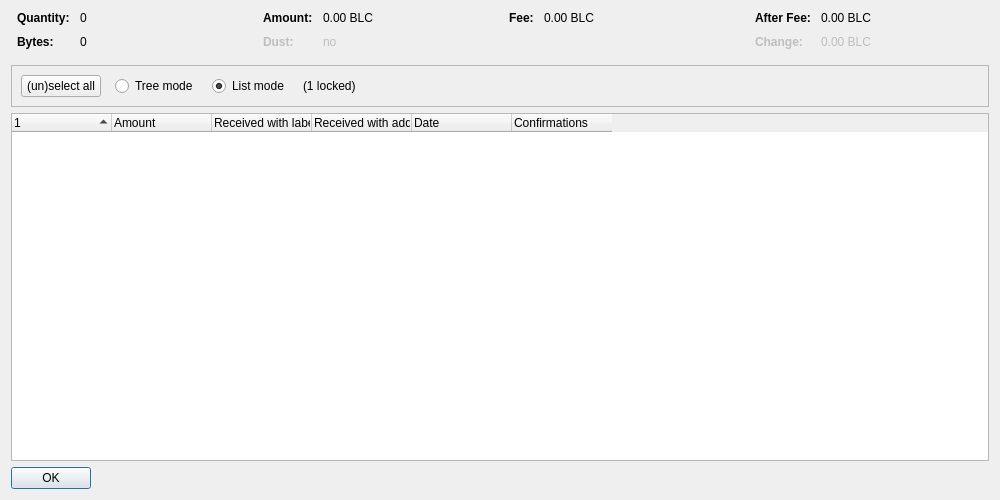
<?xml version="1.0" encoding="UTF-8"?>
<ui version="4.0">
 <class>CoinControlDialog</class>
 <widget class="QDialog" name="CoinControlDialog">
  <property name="geometry">
   <rect>
    <x>0</x>
    <y>0</y>
    <width>1000</width>
    <height>500</height>
   </rect>
  </property>
  <property name="windowTitle">
   <string>Coin Selection</string>
  </property>
  <layout class="QVBoxLayout" name="verticalLayout">
   <item>
    <layout class="QHBoxLayout" name="horizontalLayoutTop" stretch="0,0,0,0">
     <property name="topMargin">
      <number>0</number>
     </property>
     <property name="bottomMargin">
      <number>10</number>
     </property>
     <item>
      <layout class="QFormLayout" name="formLayoutCoinControl1">
       <property name="horizontalSpacing">
        <number>10</number>
       </property>
       <property name="verticalSpacing">
        <number>10</number>
       </property>
       <property name="leftMargin">
        <number>6</number>
       </property>
       <property name="rightMargin">
        <number>6</number>
       </property>
       <item row="0" column="0">
        <widget class="QLabel" name="labelCoinControlQuantityText">
         <property name="font">
          <font>
           <weight>75</weight>
           <bold>true</bold>
          </font>
         </property>
         <property name="text">
          <string>Quantity:</string>
         </property>
        </widget>
       </item>
       <item row="0" column="1">
        <widget class="QLabel" name="labelCoinControlQuantity">
         <property name="cursor">
          <cursorShape>IBeamCursor</cursorShape>
         </property>
         <property name="contextMenuPolicy">
          <enum>Qt::ActionsContextMenu</enum>
         </property>
         <property name="text">
          <string notr="true">0</string>
         </property>
         <property name="textInteractionFlags">
          <set>Qt::LinksAccessibleByMouse|Qt::TextSelectableByKeyboard|Qt::TextSelectableByMouse</set>
         </property>
        </widget>
       </item>
       <item row="1" column="0">
        <widget class="QLabel" name="labelCoinControlBytesText">
         <property name="font">
          <font>
           <weight>75</weight>
           <bold>true</bold>
          </font>
         </property>
         <property name="text">
          <string>Bytes:</string>
         </property>
        </widget>
       </item>
       <item row="1" column="1">
        <widget class="QLabel" name="labelCoinControlBytes">
         <property name="cursor">
          <cursorShape>IBeamCursor</cursorShape>
         </property>
         <property name="contextMenuPolicy">
          <enum>Qt::ActionsContextMenu</enum>
         </property>
         <property name="text">
          <string notr="true">0</string>
         </property>
         <property name="textInteractionFlags">
          <set>Qt::LinksAccessibleByMouse|Qt::TextSelectableByKeyboard|Qt::TextSelectableByMouse</set>
         </property>
        </widget>
       </item>
      </layout>
     </item>
     <item>
      <layout class="QFormLayout" name="formLayoutCoinControl2">
       <property name="horizontalSpacing">
        <number>10</number>
       </property>
       <property name="verticalSpacing">
        <number>10</number>
       </property>
       <property name="leftMargin">
        <number>6</number>
       </property>
       <property name="rightMargin">
        <number>6</number>
       </property>
       <item row="0" column="0">
        <widget class="QLabel" name="labelCoinControlAmountText">
         <property name="font">
          <font>
           <weight>75</weight>
           <bold>true</bold>
          </font>
         </property>
         <property name="text">
          <string>Amount:</string>
         </property>
        </widget>
       </item>
       <item row="0" column="1">
        <widget class="QLabel" name="labelCoinControlAmount">
         <property name="cursor">
          <cursorShape>IBeamCursor</cursorShape>
         </property>
         <property name="contextMenuPolicy">
          <enum>Qt::ActionsContextMenu</enum>
         </property>
         <property name="text">
          <string notr="true">0.00 BLC</string>
         </property>
         <property name="textInteractionFlags">
          <set>Qt::LinksAccessibleByMouse|Qt::TextSelectableByKeyboard|Qt::TextSelectableByMouse</set>
         </property>
        </widget>
       </item>
       <item row="1" column="0">
        <widget class="QLabel" name="labelCoinControlLowOutputText">
         <property name="enabled">
          <bool>false</bool>
         </property>
         <property name="font">
          <font>
           <weight>75</weight>
           <bold>true</bold>
          </font>
         </property>
         <property name="text">
          <string>Dust:</string>
         </property>
        </widget>
       </item>
       <item row="1" column="1">
        <widget class="QLabel" name="labelCoinControlLowOutput">
         <property name="enabled">
          <bool>false</bool>
         </property>
         <property name="cursor">
          <cursorShape>IBeamCursor</cursorShape>
         </property>
         <property name="contextMenuPolicy">
          <enum>Qt::ActionsContextMenu</enum>
         </property>
         <property name="text">
          <string notr="true">no</string>
         </property>
         <property name="textInteractionFlags">
          <set>Qt::LinksAccessibleByMouse|Qt::TextSelectableByKeyboard|Qt::TextSelectableByMouse</set>
         </property>
        </widget>
       </item>
      </layout>
     </item>
     <item>
      <layout class="QFormLayout" name="formLayoutCoinControl3">
       <property name="horizontalSpacing">
        <number>10</number>
       </property>
       <property name="verticalSpacing">
        <number>10</number>
       </property>
       <property name="leftMargin">
        <number>6</number>
       </property>
       <property name="rightMargin">
        <number>6</number>
       </property>
       <item row="0" column="0">
        <widget class="QLabel" name="labelCoinControlFeeText">
         <property name="font">
          <font>
           <weight>75</weight>
           <bold>true</bold>
          </font>
         </property>
         <property name="text">
          <string>Fee:</string>
         </property>
        </widget>
       </item>
       <item row="0" column="1">
        <widget class="QLabel" name="labelCoinControlFee">
         <property name="cursor">
          <cursorShape>IBeamCursor</cursorShape>
         </property>
         <property name="contextMenuPolicy">
          <enum>Qt::ActionsContextMenu</enum>
         </property>
         <property name="text">
          <string notr="true">0.00 BLC</string>
         </property>
         <property name="textInteractionFlags">
          <set>Qt::LinksAccessibleByMouse|Qt::TextSelectableByKeyboard|Qt::TextSelectableByMouse</set>
         </property>
        </widget>
       </item>
      </layout>
     </item>
     <item>
      <layout class="QFormLayout" name="formLayoutCoinControl4">
       <property name="horizontalSpacing">
        <number>10</number>
       </property>
       <property name="verticalSpacing">
        <number>10</number>
       </property>
       <property name="leftMargin">
        <number>6</number>
       </property>
       <property name="rightMargin">
        <number>6</number>
       </property>
       <item row="0" column="0">
        <widget class="QLabel" name="labelCoinControlAfterFeeText">
         <property name="font">
          <font>
           <weight>75</weight>
           <bold>true</bold>
          </font>
         </property>
         <property name="text">
          <string>After Fee:</string>
         </property>
        </widget>
       </item>
       <item row="0" column="1">
        <widget class="QLabel" name="labelCoinControlAfterFee">
         <property name="cursor">
          <cursorShape>IBeamCursor</cursorShape>
         </property>
         <property name="contextMenuPolicy">
          <enum>Qt::ActionsContextMenu</enum>
         </property>
         <property name="text">
          <string notr="true">0.00 BLC</string>
         </property>
         <property name="textInteractionFlags">
          <set>Qt::LinksAccessibleByMouse|Qt::TextSelectableByKeyboard|Qt::TextSelectableByMouse</set>
         </property>
        </widget>
       </item>
       <item row="1" column="0">
        <widget class="QLabel" name="labelCoinControlChangeText">
         <property name="enabled">
          <bool>false</bool>
         </property>
         <property name="font">
          <font>
           <weight>75</weight>
           <bold>true</bold>
          </font>
         </property>
         <property name="text">
          <string>Change:</string>
         </property>
        </widget>
       </item>
       <item row="1" column="1">
        <widget class="QLabel" name="labelCoinControlChange">
         <property name="enabled">
          <bool>false</bool>
         </property>
         <property name="cursor">
          <cursorShape>IBeamCursor</cursorShape>
         </property>
         <property name="contextMenuPolicy">
          <enum>Qt::ActionsContextMenu</enum>
         </property>
         <property name="text">
          <string notr="true">0.00 BLC</string>
         </property>
         <property name="textInteractionFlags">
          <set>Qt::LinksAccessibleByMouse|Qt::TextSelectableByKeyboard|Qt::TextSelectableByMouse</set>
         </property>
        </widget>
       </item>
      </layout>
     </item>
    </layout>
   </item>
   <item>
    <widget class="QFrame" name="frame">
     <property name="minimumSize">
      <size>
       <width>0</width>
       <height>40</height>
      </size>
     </property>
     <property name="frameShape">
      <enum>QFrame::StyledPanel</enum>
     </property>
     <property name="frameShadow">
      <enum>QFrame::Sunken</enum>
     </property>
     <layout class="QHBoxLayout" name="horizontalLayout">
      <item>
       <layout class="QHBoxLayout" name="horizontalLayoutPanel" stretch="0,0,0,0,0">
        <property name="spacing">
         <number>14</number>
        </property>
        <item>
         <widget class="QPushButton" name="pushButtonSelectAll">
          <property name="sizePolicy">
           <sizepolicy hsizetype="Maximum" vsizetype="Fixed">
            <horstretch>0</horstretch>
            <verstretch>0</verstretch>
           </sizepolicy>
          </property>
          <property name="text">
           <string>(un)select all</string>
          </property>
          <property name="autoDefault">
           <bool>false</bool>
          </property>
         </widget>
        </item>
        <item>
         <widget class="QRadioButton" name="radioTreeMode">
          <property name="sizePolicy">
           <sizepolicy hsizetype="Maximum" vsizetype="Fixed">
            <horstretch>0</horstretch>
            <verstretch>0</verstretch>
           </sizepolicy>
          </property>
          <property name="text">
           <string>Tree mode</string>
          </property>
         </widget>
        </item>
        <item>
         <widget class="QRadioButton" name="radioListMode">
          <property name="sizePolicy">
           <sizepolicy hsizetype="Maximum" vsizetype="Fixed">
            <horstretch>0</horstretch>
            <verstretch>0</verstretch>
           </sizepolicy>
          </property>
          <property name="text">
           <string>List mode</string>
          </property>
          <property name="checked">
           <bool>true</bool>
          </property>
         </widget>
        </item>
        <item>
         <widget class="QLabel" name="labelLocked">
          <property name="text">
           <string notr="true">(1 locked)</string>
          </property>
         </widget>
        </item>
        <item>
         <spacer name="horizontalSpacer">
          <property name="orientation">
           <enum>Qt::Horizontal</enum>
          </property>
          <property name="sizeHint" stdset="0">
           <size>
            <width>40</width>
            <height>20</height>
           </size>
          </property>
         </spacer>
        </item>
       </layout>
      </item>
     </layout>
    </widget>
   </item>
   <item>
    <widget class="CoinControlTreeWidget" name="treeWidget">
     <property name="contextMenuPolicy">
      <enum>Qt::CustomContextMenu</enum>
     </property>
     <property name="sortingEnabled">
      <bool>false</bool>
     </property>
     <property name="columnCount">
      <number>6</number>
     </property>
     <attribute name="headerShowSortIndicator" stdset="0">
      <bool>true</bool>
     </attribute>
     <attribute name="headerStretchLastSection">
      <bool>false</bool>
     </attribute>
     <column>
      <property name="text">
       <string/>
      </property>
     </column>
     <column>
      <property name="text">
       <string>Amount</string>
      </property>
     </column>
     <column>
      <property name="text">
       <string>Received with label</string>
      </property>
     </column>
     <column>
      <property name="text">
       <string>Received with address</string>
      </property>
     </column>
     <column>
      <property name="text">
       <string>Date</string>
      </property>
     </column>
     <column>
      <property name="text">
       <string>Confirmations</string>
      </property>
      <property name="toolTip">
       <string>Confirmed</string>
      </property>
     </column>
     <column>
      <property name="text">
       <string/>
      </property>
     </column>
     <column>
      <property name="text">
       <string/>
      </property>
     </column>
     <column>
      <property name="text">
       <string/>
      </property>
     </column>
     <column>
      <property name="text">
       <string/>
      </property>
     </column>
    </widget>
   </item>
   <item>
    <widget class="QDialogButtonBox" name="buttonBox">
     <property name="sizePolicy">
      <sizepolicy hsizetype="Maximum" vsizetype="Fixed">
       <horstretch>0</horstretch>
       <verstretch>0</verstretch>
      </sizepolicy>
     </property>
     <property name="orientation">
      <enum>Qt::Horizontal</enum>
     </property>
     <property name="standardButtons">
      <set>QDialogButtonBox::Ok</set>
     </property>
    </widget>
   </item>
  </layout>
 </widget>
 <customwidgets>
  <customwidget>
   <class>CoinControlTreeWidget</class>
   <extends>QTreeWidget</extends>
   <header>qt/coincontroltreewidget.h</header>
  </customwidget>
 </customwidgets>
 <resources/>
 <connections/>
</ui>
